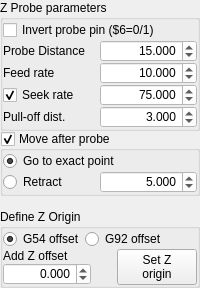
            <widget class="QWidget" name="widget" native="true">
             <layout class="QVBoxLayout" name="verticalLayout_7">
              <property name="spacing">
               <number>0</number>
              </property>
              <property name="leftMargin">
               <number>0</number>
              </property>
              <property name="topMargin">
               <number>0</number>
              </property>
              <property name="rightMargin">
               <number>0</number>
              </property>
              <property name="bottomMargin">
               <number>0</number>
              </property>
              <item>
               <widget class="QGroupBox" name="qwParamsZ">
                <property name="title">
                 <string>Z Probe parameters</string>
                </property>
                <layout class="QGridLayout" name="gridLayout_7">
                 <property name="leftMargin">
                  <number>0</number>
                 </property>
                 <property name="topMargin">
                  <number>0</number>
                 </property>
                 <property name="rightMargin">
                  <number>0</number>
                 </property>
                 <property name="bottomMargin">
                  <number>0</number>
                 </property>
                 <property name="spacing">
                  <number>0</number>
                 </property>
                 <item row="1" column="0">
                  <widget class="QLabel" name="label_10">
                   <property name="toolTip">
                    <string>&lt;html&gt;&lt;head/&gt;&lt;body&gt;&lt;p&gt;Relative Z distance to the destination point that the probe will move towards, starting from the current location.&lt;/p&gt;&lt;/body&gt;&lt;/html&gt;</string>
                   </property>
                   <property name="text">
                    <string>Probe Distance</string>
                   </property>
                  </widget>
                 </item>
                 <item row="2" column="0">
                  <widget class="QLabel" name="label_11">
                   <property name="toolTip">
                    <string>Feed rate to slowly engage probe to determine its location accurately.</string>
                   </property>
                   <property name="text">
                    <string>Feed rate</string>
                   </property>
                  </widget>
                 </item>
                 <item row="3" column="1">
                  <widget class="QDoubleSpinBox" name="dbsSeekRateZ">
                   <property name="maximumSize">
                    <size>
                     <width>16777215</width>
                     <height>23</height>
                    </size>
                   </property>
                   <property name="toolTip">
                    <string>Seek rate to quickly probe before the slower locating phase.
Need to define non nul probe pull-off distance.</string>
                   </property>
                   <property name="styleSheet">
                    <string notr="true">background: palette(Base)</string>
                   </property>
                   <property name="alignment">
                    <set>Qt::AlignRight|Qt::AlignTrailing|Qt::AlignVCenter</set>
                   </property>
                   <property name="decimals">
                    <number>3</number>
                   </property>
                   <property name="minimum">
                    <double>0.000000000000000</double>
                   </property>
                   <property name="maximum">
                    <double>10000.000000000000000</double>
                   </property>
                   <property name="singleStep">
                    <double>0.100000000000000</double>
                   </property>
                   <property name="value">
                    <double>75.000000000000000</double>
                   </property>
                  </widget>
                 </item>
                 <item row="1" column="1">
                  <widget class="QDoubleSpinBox" name="dsbDistanceZ">
                   <property name="maximumSize">
                    <size>
                     <width>16777215</width>
                     <height>23</height>
                    </size>
                   </property>
                   <property name="toolTip">
                    <string>&lt;html&gt;&lt;head/&gt;&lt;body&gt;&lt;p&gt;Relative Z distance to the destination point that the probe will move towards, starting from the current location.&lt;/p&gt;&lt;/body&gt;&lt;/html&gt;</string>
                   </property>
                   <property name="styleSheet">
                    <string notr="true">background: palette(Base)</string>
                   </property>
                   <property name="alignment">
                    <set>Qt::AlignRight|Qt::AlignTrailing|Qt::AlignVCenter</set>
                   </property>
                   <property name="decimals">
                    <number>3</number>
                   </property>
                   <property name="minimum">
                    <double>0.000000000000000</double>
                   </property>
                   <property name="maximum">
                    <double>10000.000000000000000</double>
                   </property>
                   <property name="singleStep">
                    <double>0.100000000000000</double>
                   </property>
                   <property name="value">
                    <double>15.000000000000000</double>
                   </property>
                  </widget>
                 </item>
                 <item row="2" column="1">
                  <widget class="QDoubleSpinBox" name="dsbFeedRateZ">
                   <property name="maximumSize">
                    <size>
                     <width>16777215</width>
                     <height>23</height>
                    </size>
                   </property>
                   <property name="toolTip">
                    <string>Feed rate to slowly engage probe to determine its location accurately.</string>
                   </property>
                   <property name="styleSheet">
                    <string notr="true">background: palette(Base)</string>
                   </property>
                   <property name="alignment">
                    <set>Qt::AlignRight|Qt::AlignTrailing|Qt::AlignVCenter</set>
                   </property>
                   <property name="decimals">
                    <number>3</number>
                   </property>
                   <property name="minimum">
                    <double>0.000000000000000</double>
                   </property>
                   <property name="maximum">
                    <double>10000.000000000000000</double>
                   </property>
                   <property name="singleStep">
                    <double>0.100000000000000</double>
                   </property>
                   <property name="value">
                    <double>10.000000000000000</double>
                   </property>
                  </widget>
                 </item>
                 <item row="3" column="0">
                  <widget class="QCheckBox" name="chkSeekZ">
                   <property name="toolTip">
                    <string>Seek rate to quickly probe before the slower locating phase.
Need to define non nul probe pull-off distance.</string>
                   </property>
                   <property name="text">
                    <string>Seek rate</string>
                   </property>
                   <property name="checked">
                    <bool>true</bool>
                   </property>
                  </widget>
                 </item>
                 <item row="4" column="0">
                  <widget class="QLabel" name="lblPullOffZ">
                   <property name="enabled">
                    <bool>true</bool>
                   </property>
                   <property name="toolTip">
                    <string>&lt;html&gt;&lt;head/&gt;&lt;body&gt;&lt;p&gt;Relative retract distance after triggering probe to disengage it. Probing will fail if switch isn't cleared.&lt;/p&gt;&lt;/body&gt;&lt;/html&gt;</string>
                   </property>
                   <property name="text">
                    <string>Pull-off dist.</string>
                   </property>
                  </widget>
                 </item>
                 <item row="4" column="1">
                  <widget class="QDoubleSpinBox" name="dsbPullOffZ">
                   <property name="maximumSize">
                    <size>
                     <width>16777215</width>
                     <height>23</height>
                    </size>
                   </property>
                   <property name="toolTip">
                    <string>&lt;html&gt;&lt;head/&gt;&lt;body&gt;&lt;p&gt;Relative retract distance after triggering probe to disengage it. Probing will fail if switch isn't cleared.&lt;/p&gt;&lt;/body&gt;&lt;/html&gt;</string>
                   </property>
                   <property name="styleSheet">
                    <string notr="true">background: palette(Base)</string>
                   </property>
                   <property name="alignment">
                    <set>Qt::AlignRight|Qt::AlignTrailing|Qt::AlignVCenter</set>
                   </property>
                   <property name="decimals">
                    <number>3</number>
                   </property>
                   <property name="minimum">
                    <double>0.000000000000000</double>
                   </property>
                   <property name="maximum">
                    <double>10000.000000000000000</double>
                   </property>
                   <property name="singleStep">
                    <double>0.100000000000000</double>
                   </property>
                   <property name="value">
                    <double>3.000000000000000</double>
                   </property>
                  </widget>
                 </item>
                 <item row="0" column="0" colspan="2">
                  <widget class="QCheckBox" name="chkInvertProbePinZ">
                   <property name="toolTip">
                    <string>Check/Uncheck to invert the probe pin logic:
- Unchecked: probe pin normaly open,
- Checked: probe pin normaly close.</string>
                   </property>
                   <property name="text">
                    <string>Invert probe pin ($6=0/1)</string>
                   </property>
                  </widget>
                 </item>
                </layout>
               </widget>
              </item>
              <item>
               <widget class="QGroupBox" name="gbMoveAfterZ">
                <property name="title">
                 <string>Move after probe</string>
                </property>
                <property name="checkable">
                 <bool>true</bool>
                </property>
                <layout class="QGridLayout" name="gridLayout_11">
                 <property name="leftMargin">
                  <number>0</number>
                 </property>
                 <property name="topMargin">
                  <number>0</number>
                 </property>
                 <property name="rightMargin">
                  <number>0</number>
                 </property>
                 <property name="bottomMargin">
                  <number>0</number>
                 </property>
                 <property name="spacing">
                  <number>0</number>
                 </property>
                 <item row="1" column="0">
                  <widget class="QRadioButton" name="rbtRetractAfterZ">
                   <property name="toolTip">
                    <string>Add retract travel after probing.</string>
                   </property>
                   <property name="text">
                    <string>Retract</string>
                   </property>
                  </widget>
                 </item>
                 <item row="1" column="1">
                  <widget class="QDoubleSpinBox" name="dsbRetractZ">
                   <property name="maximumSize">
                    <size>
                     <width>16777215</width>
                     <height>23</height>
                    </size>
                   </property>
                   <property name="toolTip">
                    <string>Define the retract distance after probing.</string>
                   </property>
                   <property name="styleSheet">
                    <string notr="true">background: palette(Base)</string>
                   </property>
                   <property name="alignment">
                    <set>Qt::AlignRight|Qt::AlignTrailing|Qt::AlignVCenter</set>
                   </property>
                   <property name="decimals">
                    <number>3</number>
                   </property>
                   <property name="minimum">
                    <double>0.000000000000000</double>
                   </property>
                   <property name="maximum">
                    <double>10000.000000000000000</double>
                   </property>
                   <property name="singleStep">
                    <double>0.100000000000000</double>
                   </property>
                   <property name="value">
                    <double>5.000000000000000</double>
                   </property>
                  </widget>
                 </item>
                 <item row="0" column="0" colspan="2">
                  <widget class="QRadioButton" name="rbtMove2PointAfterZ">
                   <property name="toolTip">
                    <string>Go to exact probe point coordinate to correct overshooting of point due to the deceleration planning.</string>
                   </property>
                   <property name="text">
                    <string>Go to exact point</string>
                   </property>
                   <property name="checked">
                    <bool>true</bool>
                   </property>
                  </widget>
                 </item>
                </layout>
               </widget>
              </item>
              <item>
               <spacer name="verticalSpacer_12">
                <property name="orientation">
                 <enum>Qt::Vertical</enum>
                </property>
                <property name="sizeHint" stdset="0">
                 <size>
                  <width>20</width>
                  <height>13</height>
                 </size>
                </property>
               </spacer>
              </item>
              <item>
               <widget class="QGroupBox" name="gbDefineOriginZ">
                <property name="title">
                 <string>Define Z Origin</string>
                </property>
                <layout class="QGridLayout" name="gridLayout_16">
                 <property name="leftMargin">
                  <number>0</number>
                 </property>
                 <property name="topMargin">
                  <number>0</number>
                 </property>
                 <property name="rightMargin">
                  <number>0</number>
                 </property>
                 <property name="bottomMargin">
                  <number>0</number>
                 </property>
                 <property name="spacing">
                  <number>0</number>
                 </property>
                 <item row="0" column="0">
                  <widget class="QRadioButton" name="rbtDefineOriginZ_G54">
                   <property name="text">
                    <string>G54 offset</string>
                   </property>
                   <property name="checked">
                    <bool>true</bool>
                   </property>
                  </widget>
                 </item>
                 <item row="0" column="1" colspan="3">
                  <widget class="QRadioButton" name="rbtDefineOriginZ_G92">
                   <property name="styleSheet">
                    <string notr="true"/>
                   </property>
                   <property name="text">
                    <string>G92 offset</string>
                   </property>
                  </widget>
                 </item>
                 <item row="1" column="0">
                  <widget class="QLabel" name="label_25">
                   <property name="toolTip">
                    <string>Add or subtract Z offset to the probed point for the Z origin definition.</string>
                   </property>
                   <property name="text">
                    <string>Add Z offset</string>
                   </property>
                  </widget>
                 </item>
                 <item row="1" column="2" rowspan="2">
                  <spacer name="horizontalSpacer_25">
                   <property name="orientation">
                    <enum>Qt::Horizontal</enum>
                   </property>
                   <property name="sizeHint" stdset="0">
                    <size>
                     <width>13</width>
                     <height>20</height>
                    </size>
                   </property>
                  </spacer>
                 </item>
                 <item row="1" column="3" rowspan="2">
                  <widget class="QPushButton" name="btnSetOriginZ">
                   <property name="enabled">
                    <bool>true</bool>
                   </property>
                   <property name="cursor">
                    <cursorShape>PointingHandCursor</cursorShape>
                   </property>
                   <property name="toolTip">
                    <string>Define the Z origin at the coordinates of the last Z probing result,
corrected with the Z offset.</string>
                   </property>
                   <property name="text">
                    <string>Set Z
origin</string>
                   </property>
                  </widget>
                 </item>
                 <item row="2" column="0" colspan="2">
                  <widget class="QDoubleSpinBox" name="dsbOriginOffsetZ">
                   <property name="maximumSize">
                    <size>
                     <width>16777215</width>
                     <height>23</height>
                    </size>
                   </property>
                   <property name="toolTip">
                    <string>Add or subtract Z offset to the probed point for the Z origin definition.</string>
                   </property>
                   <property name="styleSheet">
                    <string notr="true">background: palette(Base)</string>
                   </property>
                   <property name="alignment">
                    <set>Qt::AlignRight|Qt::AlignTrailing|Qt::AlignVCenter</set>
                   </property>
                   <property name="decimals">
                    <number>3</number>
                   </property>
                   <property name="minimum">
                    <double>-10000.000000000000000</double>
                   </property>
                   <property name="maximum">
                    <double>10000.000000000000000</double>
                   </property>
                   <property name="singleStep">
                    <double>0.100000000000000</double>
                   </property>
                  </widget>
                 </item>
                </layout>
               </widget>
              </item>
             </layout>
            </widget>
